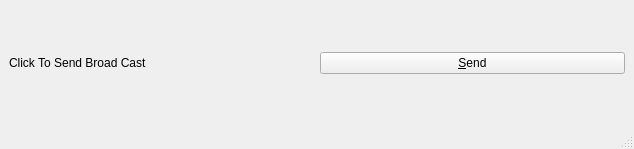
<?xml version="1.0" encoding="UTF-8"?>
<ui version="4.0">
 <class>MainWindow</class>
 <widget class="QMainWindow" name="MainWindow">
  <property name="geometry">
   <rect>
    <x>0</x>
    <y>0</y>
    <width>634</width>
    <height>149</height>
   </rect>
  </property>
  <property name="windowTitle">
   <string>MainWindow</string>
  </property>
  <widget class="QWidget" name="centralwidget">
   <layout class="QGridLayout" name="gridLayout">
    <item row="0" column="0">
     <layout class="QHBoxLayout" name="horizontalLayout">
      <item>
       <widget class="QLabel" name="LblSend">
        <property name="text">
         <string>Click To Send Broad Cast</string>
        </property>
       </widget>
      </item>
      <item>
       <widget class="QPushButton" name="BtnSend">
        <property name="text">
         <string>&amp;Send</string>
        </property>
       </widget>
      </item>
     </layout>
    </item>
   </layout>
  </widget>
  <widget class="QMenuBar" name="menubar">
   <property name="geometry">
    <rect>
     <x>0</x>
     <y>0</y>
     <width>634</width>
     <height>21</height>
    </rect>
   </property>
  </widget>
  <widget class="QStatusBar" name="statusbar"/>
 </widget>
 <resources/>
 <connections/>
</ui>
